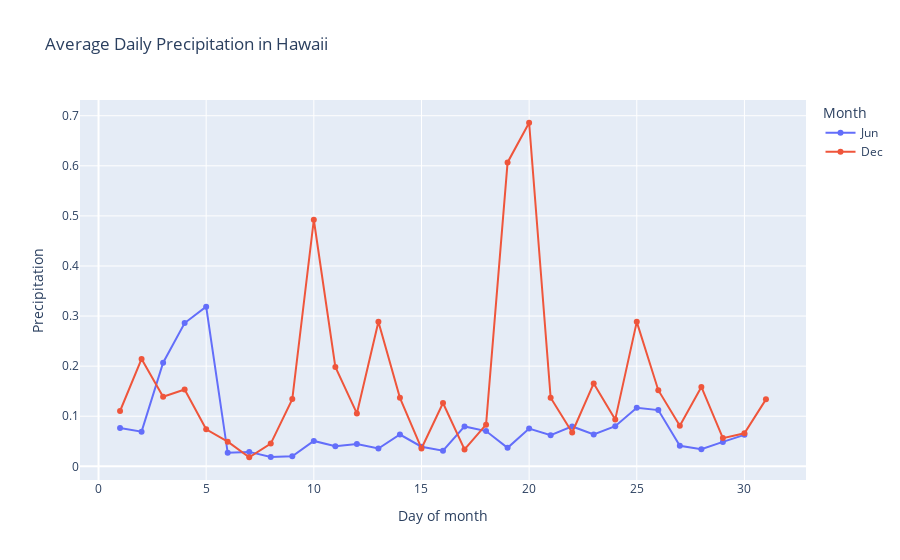

The cell this chart's notebook holds for it:
### Code cell
fig = px.line(
    data_frame=mean_jun_dec,
    x="day",
    y="prcp",
    title="Average Daily Precipitation in Hawaii",
    color="month",
    markers=True,
    labels={"day": "Day of month", "month": "Month", "prcp": "Precipitation"},
)
fig.show()

### Figure 1 — Plotly figure (JSON) as saved in the notebook; plotly's stock layout.template omitted (floating-point values rounded to 4 significant figures)
{"data": [{"hovertemplate": "Month=Jun<br>Day of month=%{x}<br>Precipitation=%{y}<extra></extra>", "legendgroup": "Jun", "line": {"color": "#636efa", "dash": "solid"}, "marker": {"symbol": "circle"}, "mode": "markers+lines", "name": "Jun", "orientation": "v", "showlegend": true, "type": "scatter", "x": [1, 2, 3, 4, 5, 6, 7, 8, 9, 10, 11, 12, 13, 14, 15, 16, 17, 18, 19, 20, 21, 22, 23, 24, 25, 26, 27, 28, 29, 30], "xaxis": "x", "y": [0.07667, 0.06917, 0.2069, 0.286, 0.3188, 0.02692, 0.0288, 0.01875, 0.02, 0.05069, 0.04, 0.0444, 0.03556, 0.06346, 0.0392, 0.0312, 0.07966, 0.07034, 0.0369, 0.07536, 0.06222, 0.07962, 0.0636, 0.08, 0.1168, 0.1123, 0.04083, 0.03417, 0.04875, 0.0628], "yaxis": "y"}, {"hovertemplate": "Month=Dec<br>Day of month=%{x}<br>Precipitation=%{y}<extra></extra>", "legendgroup": "Dec", "line": {"color": "#EF553B", "dash": "solid"}, "marker": {"symbol": "circle"}, "mode": "markers+lines", "name": "Dec", "orientation": "v", "showlegend": true, "type": "scatter", "x": [1, 2, 3, 4, 5, 6, 7, 8, 9, 10, 11, 12, 13, 14, 15, 16, 17, 18, 19, 20, 21, 22, 23, 24, 25, 26, 27, 28, 29, 30, 31], "xaxis": "x", "y": [0.1104, 0.2143, 0.1388, 0.1533, 0.07391, 0.04913, 0.0181, 0.04542, 0.1342, 0.4923, 0.1983, 0.1057, 0.2888, 0.1368, 0.03565, 0.1264, 0.03364, 0.08318, 0.6068, 0.686, 0.1368, 0.0675, 0.1655, 0.09368, 0.2885, 0.152, 0.081, 0.1584, 0.05632, 0.066, 0.1337], "yaxis": "y"}], "layout": {"autosize": true, "legend": {"title": {"text": "Month"}, "tracegroupgap": 0}, "title": {"text": "Average Daily Precipitation in Hawaii"}, "xaxis": {"anchor": "y", "autorange": true, "domain": [0, 1], "range": [-0.9515, 32.95], "title": {"text": "Day of month"}, "type": "linear"}, "yaxis": {"anchor": "x", "autorange": true, "domain": [0, 1], "range": [-0.03702, 0.7411], "title": {"text": "Precipitation"}, "type": "linear"}}}
